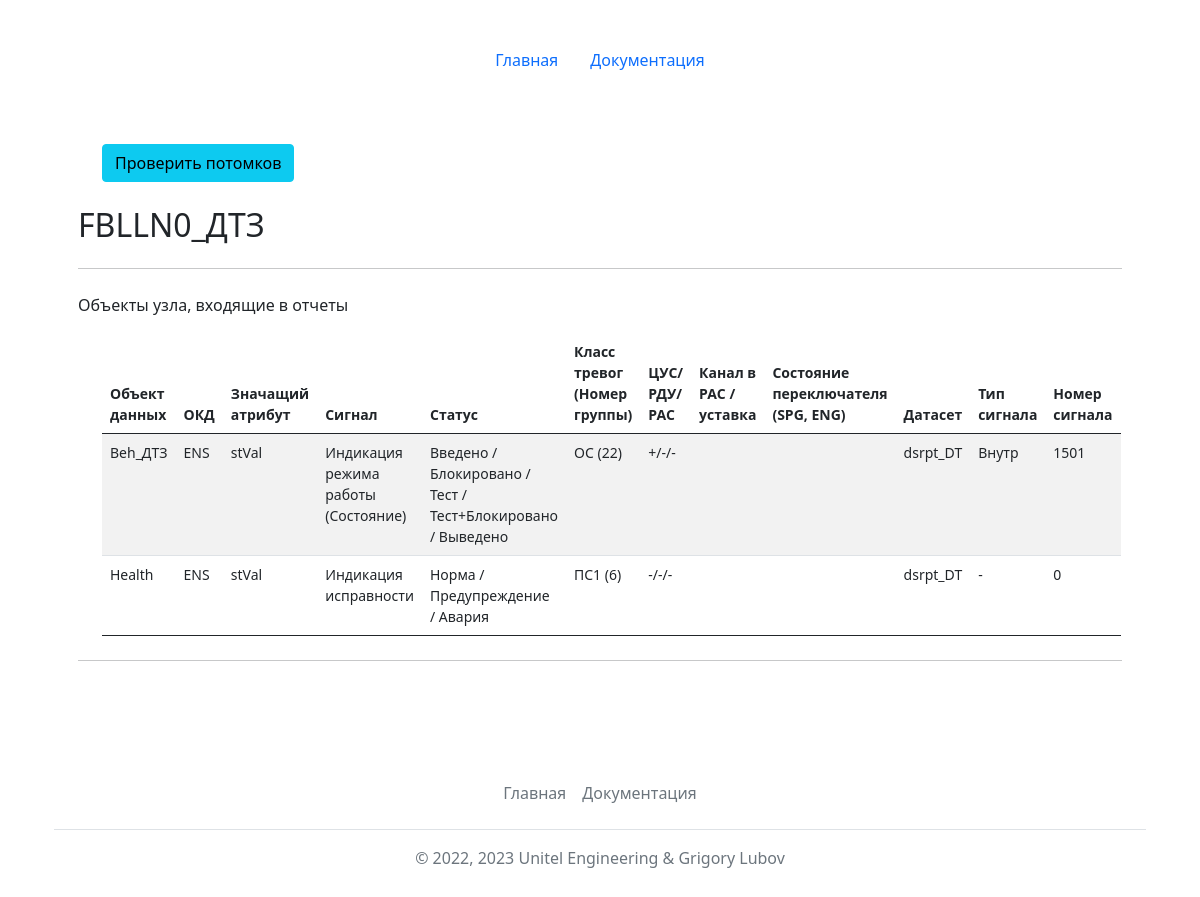
Page /lntypes/show/?name=FBLLN0_ДТЗ&type=ln on the earlier database version.
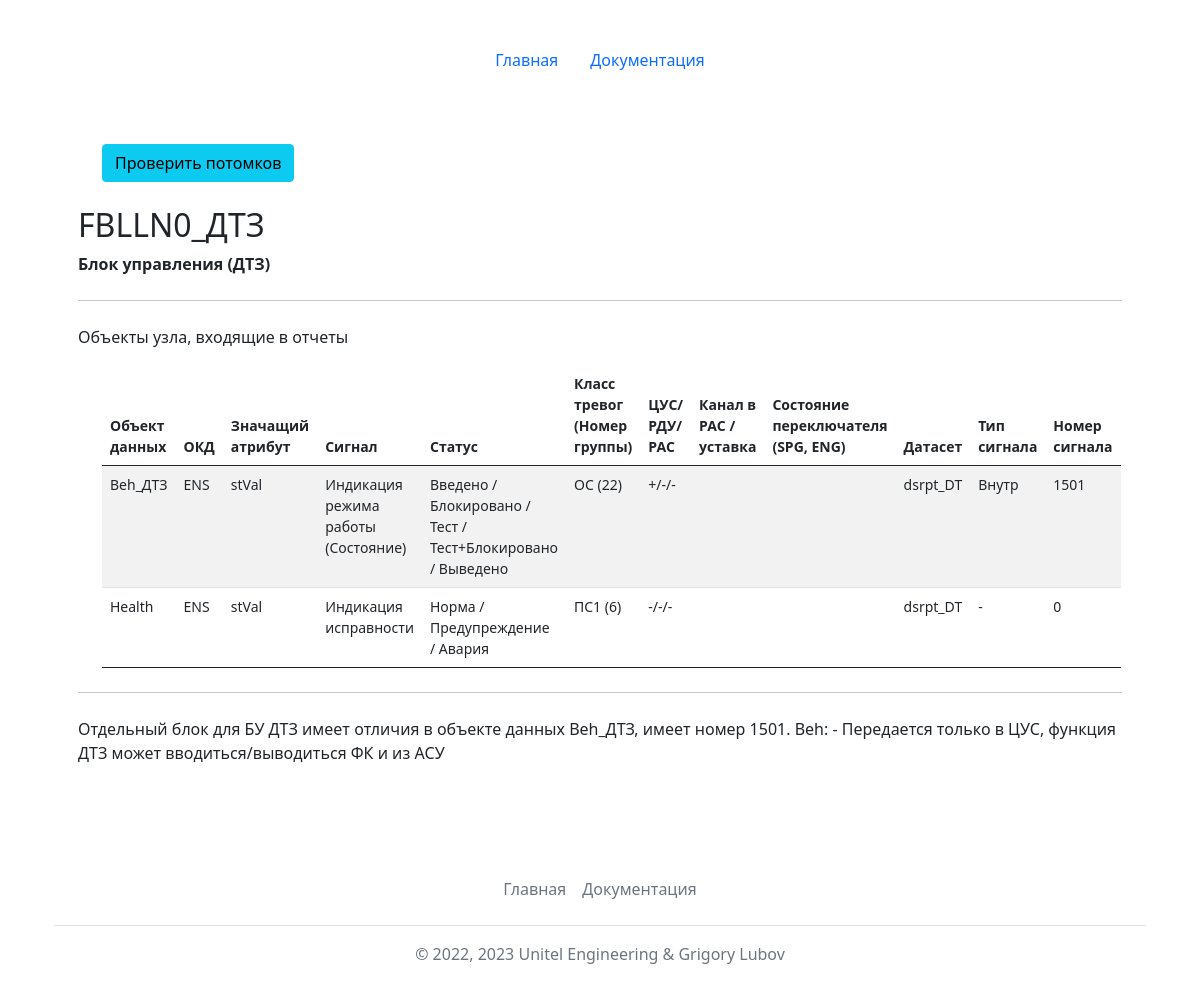
Same page on the later database version.
### mainapp/models.py (models this page shows)
class LogicNodesTypes(models.Model):
    id = models.AutoField(primary_key=True)
    name = models.CharField(max_length=64, verbose_name='Имя типа ЛУ', unique=True)
    description = models.TextField(max_length=1024, blank=True, verbose_name='Описание')
    explanation = models.TextField(max_length=2048, blank=True, verbose_name='Пояснение')
    def __str__(self):
        return self.name
    class Meta:
        verbose_name = 'Тип логического узла'
        verbose_name_plural = 'Типы логических узлов'
        ordering = ['name']

### mainapp/views.py (the view, shortened to what this page needs)
# urls.py: path('lntypes/show/', views.show),
def show(request):
    name = request.GET.get('name')
    type = request.GET.get('type')
    if type == 'ln':
        lntype = LogicNodesTypes.objects.get(name=name)
        objects = LNtypeObjConnections.objects.all().filter(ln_type=lntype.id)
        objs = list()
        for item in objects.iterator():
            print('------------>', item.ln_obj)
            object_id = DataObjects.objects.get(name=item.ln_obj)
            object = LNobject.objects.get(data_object=object_id)
            objs.append(object)
            print('------------>', objs)
        objs.sort(key=lambda x: (str(x.dataset), str(x.func_group))) #str(x.cdc)[2], str(x.cdc)[0]
        return render(request, 'mainapp/showlnobj.html', {'objs': objs, 'lntype':lntype, 'title': 'Объекты в составе типа ЛУ '+str(lntype) })

### mainapp/models.py (called while the page is built)
    def __str__(self):
        return self.name

    def __str__(self):
        return self.name

    def __str__(self):
        return self.name

    def __str__(self):
        return self.name

    def __str__(self):
        return self.name

    def __str__(self):
        return self.name

    def __str__(self):
        return str(self.data_object)

    @property
    def get_dataset(self):
        if self.dataset:
            return str(self.dataset)
        else:
            return "-"

    @property
    def get_sg_modes(self):
        if self.sg_modes:
            return str(self.sg_modes)
        else:
            return ""

    @property
    def get_func_group(self):
        if self.func_group>0:
            return str(self.func_group)
        else:
            return "не определен"

### templates/mainapp/showlnobj.html (shortened to what this page needs)
{% extends 'base.html' %}
{% block content %}
<main class="container py-5">
        <div class="container small">
            <a href="/checkconns/?name={{lntype.name}}&type=ln_type">
                <button type="button" class="btn btn-info">Проверить потомков</button>
            </a>
        </div>
        {% if objs %}
        <h2 class="mt-4">{{lntype.name}}</h2>
        <p><strong>{{lntype.description}}</strong></p>
        <hr class="my-4">
        <p>Объекты узла, входящие в отчеты</p>
        <div class="container small">
        <table class="table table-striped table-hover">
            <thead>
                <tr>
                  <th scope="col">Объект данных</th>
                  <th scope="col">ОКД</th>
                  <th scope="col">Значащий атрибут</th>
                  <th scope="col">Сигнал</th>
                  <th scope="col">Статус</th>
                  <th scope="col">Класс тревог (Номер группы)</th>
                  <th scope="col">ЦУС/ РДУ/ РАС</th>
                  <th scope="col">Канал в РАС / уставка</th>
                  <th scope="col">Состояние переключателя <br>(SPG, ENG)</th>
                  <th scope="col">Датасет</th>
                  <th scope="col">Тип сигнала</th>
                  <th scope="col">Номер сигнала</th>
                </tr>
            </thead>
            <tbody>
            {% for item in objs %}
                <tr>
                    <td>{{item.data_object}}</td>
                    <td>{{item.cdc}}</td>
                    <td>{{item.clue_attr}}</td>
                    <td>{{item.signal}}</td>
                    <td>{{item.status}}</td>
                    {% if item.func_group > 1 and item.func_group < 13 %}<td>ПС1 ({{item.get_func_group}})</td>{% endif %}
                    {% if item.func_group > 21 and item.func_group < 24 %}<td>ОС ({{item.get_func_group}})</td>{% endif %}
                    <td>{{item.cus}}/{{item.rdu}}/{{item.ras}}</td>
                    <td>{{item.sgras_name}}</td>
                    <td>{{item.get_sg_modes}}</td>
                    <td>{{item.get_dataset}}</td>
                    <td>{{item.signal_type}}</td>
                    <td>{{item.signal_number}}</td>
                </tr>
            {% endfor %}
            </tbody>
        </table>
        </div>
        <hr class="my-4">
        <p>{{lntype.explanation}}</p>
        {% else %}
        <h2 class="mt-4">В типе логического узла "{{lntype.name}}" ({{lntype.description}}) нет объектов :(</h2>
        {% endif %}
</main>
{% endblock %}

Differences in the rows shown:
changed LogicNodesTypes "FBLLN0_ДТЗ": description (not shown) → "Блок управления (ДТЗ)"; explanation (not shown) → "Отдельный блок для БУ ДТЗ имеет отличия в объекте данных Beh_ДТЗ, имеет номер 1501. Beh: - Передается только в ЦУС, функция ДТЗ может вводиться/выводиться ФК и из АСУ"
